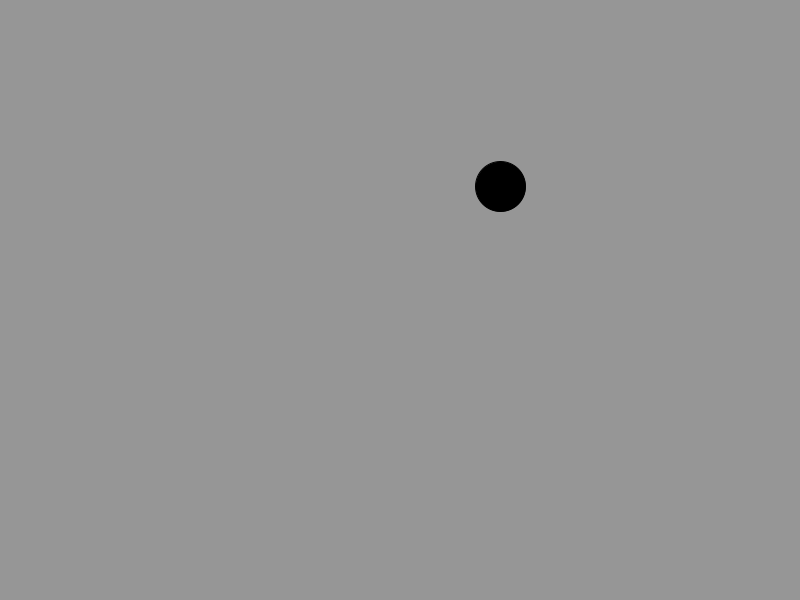
Frame 1 (no input)
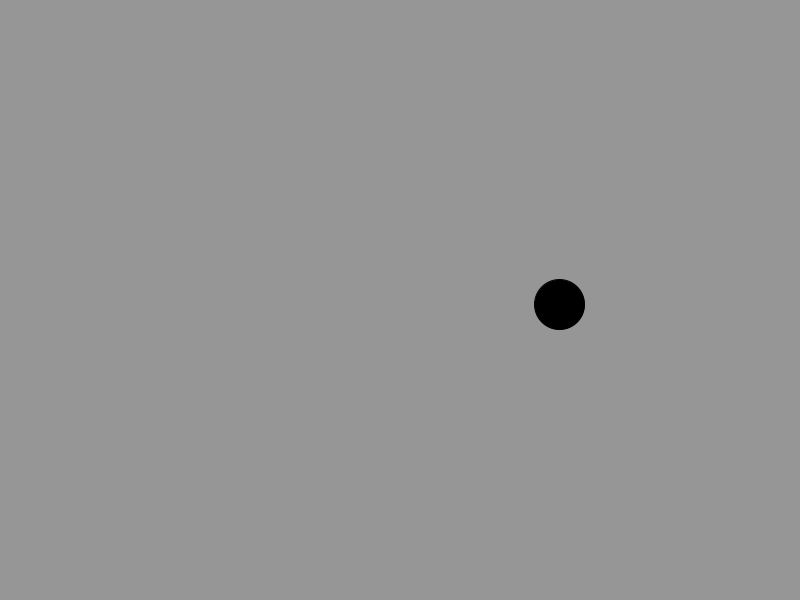
Frame 60 (the mouse pressed at the canvas centre just before this capture)
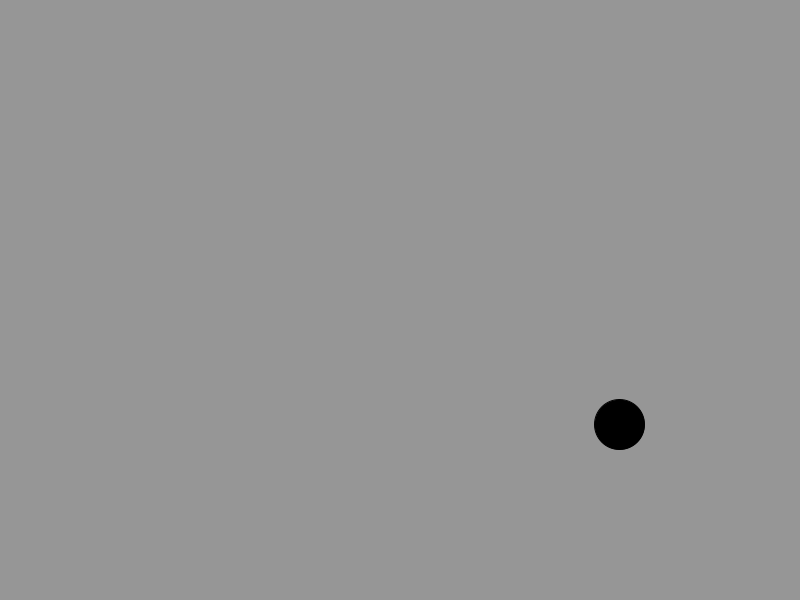
Frame 120 (the mouse held since frame 60 and released just before this capture)

The Processing sketch that drew these frames (run headless with seeded random() and noise(); from frame 60 on, the mouse is pressed at the canvas centre):

// Processing sketch: A3
// ── A3.pde
float x=random(60,740);
float y=random(60,540);
float vx=1,vy=2;
float temp1=150,temp2=150,temp3=150;
int r=50;
float temp=255;
void setup(){
  size(800,600);
  background(255);
}
void draw(){
  background(temp1,temp2,temp3);
  if(x>800-r||x<r){
    vx=-vx;
    temp1=random(150,255);
    temp2=random(150,255);
    temp3=random(150,255);
  }
  if(y<r||y>600-r){
    vy=-vy;    
    temp1=random(10,245);
    temp2=random(10,245);
    temp3=random(10,245);
  }
  y+=vy;
  x+=vx;
  fill(0);
  circle(x,y,r);
  stroke(0);
}
